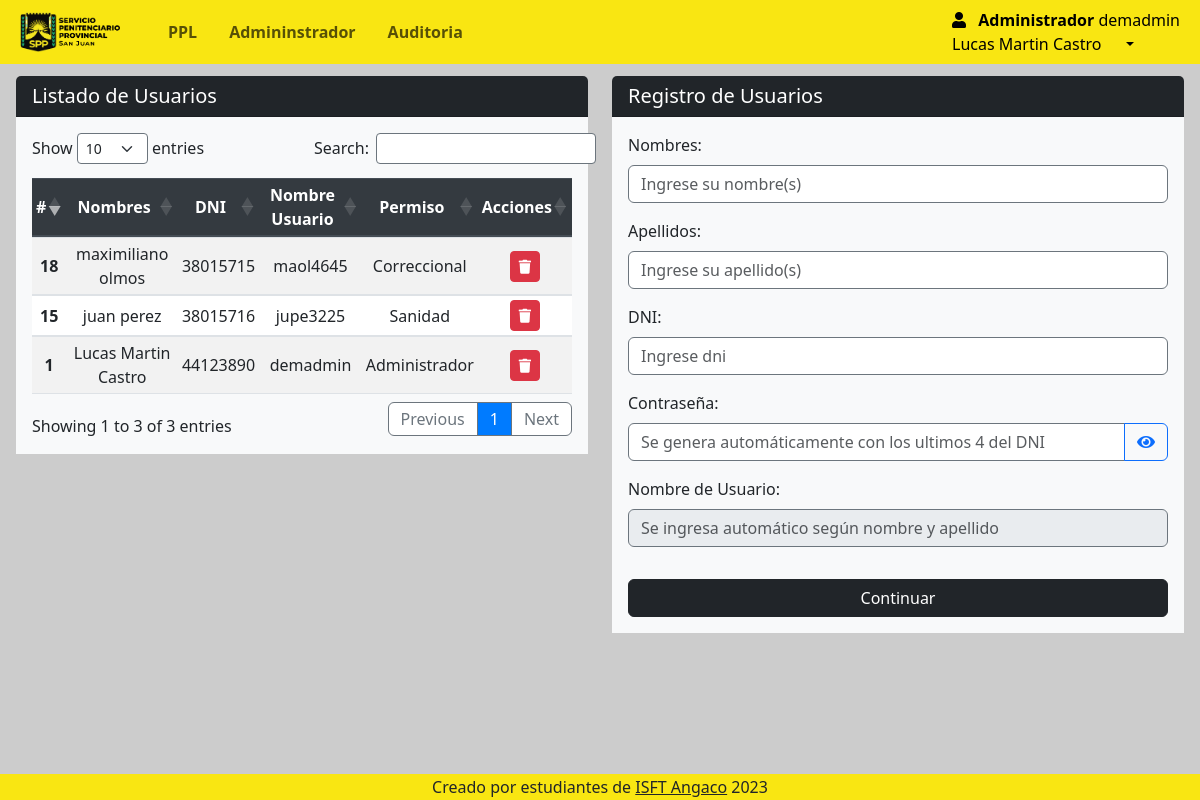
Page /Views/admin/admin_index.php (signed in) on the earlier database version.
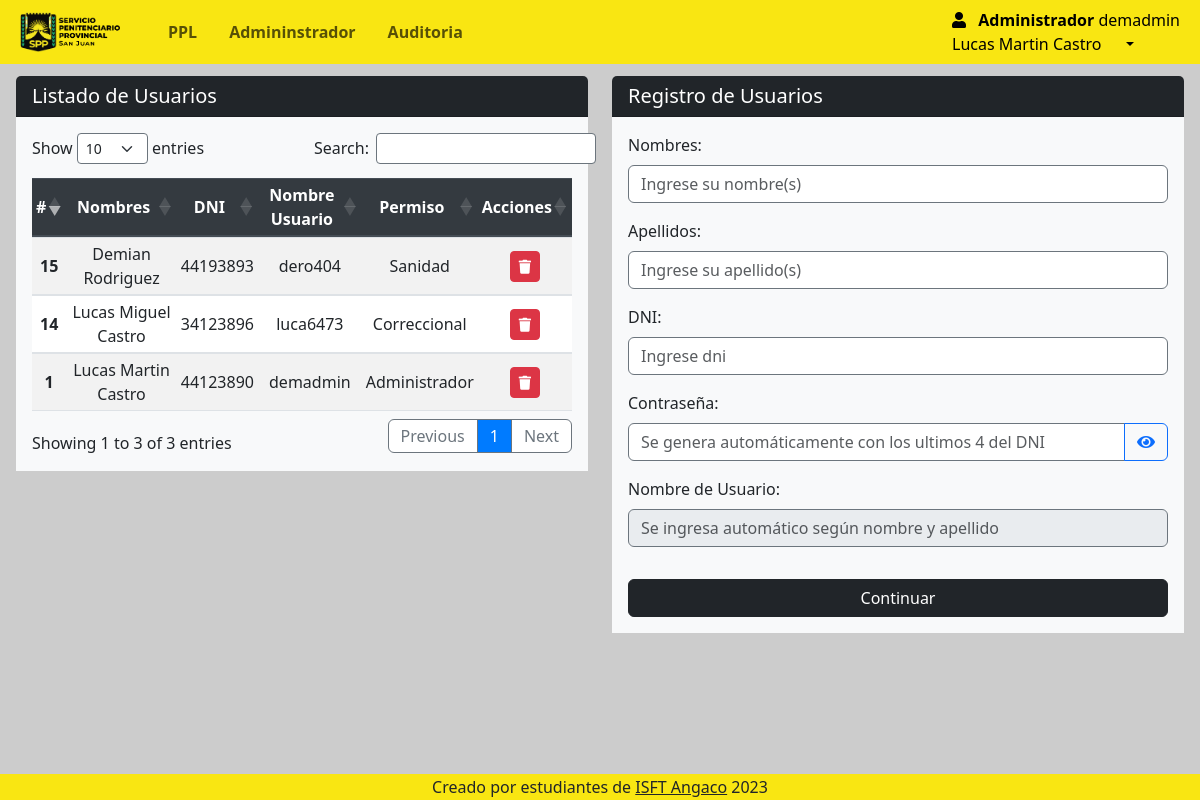
Same page on the later database version.
### tables this page shows
CREATE TABLE `usuarios` (
  `id_usuario` int(11) NOT NULL,
  `id_persona` int(11) NOT NULL,
  `id_rol` int(11) NOT NULL,
  `nombre_usuario` varchar(50) NOT NULL,
  `contrasena` varchar(255) NOT NULL,
  `fecha_creacion` datetime DEFAULT current_timestamp(),
  `activo` tinyint(1) DEFAULT 1
);

CREATE TABLE `persona` (
  `id` int(11) NOT NULL,
  `dni` varchar(9) DEFAULT NULL,
  `apellidos` varchar(50) NOT NULL,
  `nombres` varchar(50) NOT NULL,
  `fechanac` date NOT NULL,
  `edad` int(3) NOT NULL,
  `direccion` varchar(255) NOT NULL DEFAULT 'Sin dirección',
  `genero` varchar(50) NOT NULL,
  `estadocivil` varchar(50) NOT NULL,
  `educacion` int(11) DEFAULT NULL,
  `estado` varchar(150) NOT NULL DEFAULT 'Activo'
);

CREATE TABLE `rol` (
  `id_rol` int(11) NOT NULL,
  `nombre_rol` varchar(50) NOT NULL
);

### Views/admin/admin_index.php (the view, shortened to what the changed rows need)
<?php
require 'navbar.php';
require '../../conn/connection.php';
?>
<section class="content mt-3">
    <div class="row">
        <div class="col mx-3">
            <div class="row">
                <div class="col">
                    <div class="card rounded-2 border-0">
                        <div class="card-body bg-light">
                            <form id="inscripcionForm" action="" method="post">
                                <table id="example" class="table table-striped table-sm" style="width:100%">
                                    <thead class="thead-dark">
                                        <th>#</th>
                                        <th>Nombres</th>
                                        <th>DNI</th>
                                        <th>Nombre Usuario</th>
                                        <th>Permiso</th>
                                        <th>Acciones</th>
                                    </thead>
                                    <tbody>
                                        <?php
                                        try {
                                            $db = new PDO("mysql:host=$db_host;dbname=$db_name", $db_user, $db_password);
                                            $db->setAttribute(PDO::ATTR_ERRMODE, PDO::ERRMODE_EXCEPTION);
                                            $query = "SELECT u.*, p.nombres, p.apellidos, p.dni, r.nombre_rol AS nombre_rol
                                            FROM usuarios u
                                            JOIN persona p ON u.id_persona = p.id
                                            JOIN rol r ON u.id_rol = r.id_rol   WHERE u.activo = '1'";
                                            $stmt = $db->prepare($query);
                                            $stmt->execute();
                                            $usuarioss = $stmt->fetchAll(PDO::FETCH_ASSOC);
                                            foreach ($usuarioss as $usuarios) {
                                        ?>
                                                <tr>
                                                    <th scope="row"><?php echo $usuarios['id_usuario'] ?></th>
                                                    <td><?php echo $usuarios['nombres'] . ' ' . $usuarios['apellidos'] ?></td>
                                                    <td><?php echo $usuarios['dni'] ?></td>
                                                    <td><?php echo $usuarios['nombre_usuario'] ?></td>
                                                    <td><?php echo $usuarios['nombre_rol'] ?></td>
                                                    <td class="text-center">
                                                        <div class="btn-group">
                                                            <a href="javascript:eliminar4(<?php echo $usuarios['id_usuario']; ?>)" class="btn btn-danger btn-sm" type="button" title="Borrar">
                                                                <i class="fas fa-trash"></i>
                                                            </a>
                                                        </div>
                                                    </td>
                                                </tr>
                                        <?php
                                            }
                                        } catch (PDOException $e) {
                                            echo "Error: " . $e->getMessage();
                                        }
                                        ?>
                                    </tbody>
                                </table>
                            </form>
                        </div>
                    </div>
                </div>
            </div>
        </div>
    </div>
</section>
<?php require 'footer.php'; ?>

### Views/admin/navbar.php (shortened to what the changed rows need)
<?php
require '../../conn/connection.php';
$id_rol = $_SESSION['id_rol'];
$id_usuario= $_SESSION['id_usuario'];
$query = "SELECT * FROM rol WHERE id_rol = ?";
$stmt = $conexion->prepare($query);
$stmt->bind_param("i", $id_rol);
$stmt->execute();
$result = $stmt->get_result();
if ($result && $result->num_rows > 0) {
  $rol = $result->fetch_assoc();
  $nombre_rol = $rol['nombre_rol'];
} else {
  $nombre_rol = "Usuario Desconocido";
}
?>
<!DOCTYPE html>
<html lang="es">
<head>
  <link rel="stylesheet" href="https://use.fontawesome.com/releases/v5.8.2/css/all.css">
  <link rel="stylesheet" href="../../css/style.css">
  <link href="https://cdn.jsdelivr.net/npm/bootstrap@5.3.2/dist/css/bootstrap.min.css" rel="stylesheet">
  <link rel="stylesheet" href="https://maxcdn.bootstrapcdn.com/bootstrap/4.5.2/css/bootstrap.min.css">
  <link rel="stylesheet" href="https://cdnjs.cloudflare.com/ajax/libs/twitter-bootstrap/5.3.0/css/bootstrap.min.css">
  <link rel="stylesheet" href="https://cdn.datatables.net/1.13.7/css/dataTables.bootstrap5.min.css">
  <link rel="stylesheet" type="text/css" href="https://cdn.datatables.net/1.13.1/css/dataTables.bootstrap5.min.css" />
  <link rel="stylesheet" type="text/css" href="https://cdn.datatables.net/buttons/2.3.3/css/buttons.bootstrap5.min.css" />
  <link rel="stylesheet" href="https://cdn.jsdelivr.net/npm/bootstrap@5.3.0-alpha1/dist/css/bootstrap.min.css" />
  <link rel="stylesheet" href="https://cdnjs.cloudflare.com/ajax/libs/font-awesome/6.2.1/css/all.min.css" />
  <link rel="stylesheet" href="https://cdnjs.cloudflare.com/ajax/libs/font-awesome/5.15.4/css/all.min.css">
</head>
<body>
  <div style="height:60px">
    <nav class="navbar navbar-expand-lg fixed-top my-0 py-0" style="background-color: #f9e612;">
      <div class="container-fluid ml-2 ">
        <div class="collapse navbar-collapse " id="navbarNav">
          <form class="form-inline d-flex justify-content-end">
            <div class="collapse navbar-collapse" id="navbarNav">
              <ul class="navbar-nav">
                <li class="nav-item dropdown">
                  <a class="nav-link dropdown-toggle active" href="#" role="button" data-bs-toggle="dropdown" aria-expanded="false">
                    <span class="mr-3">
                      <b>
                      <?php if (isset($nombre_rol)) : ?>
                        <?php echo $nombre_rol; ?>
                      <?php else : ?>
                        "Usuario Desconocido"
                      <?php endif; ?>
                      </b>
                      <span>
                        <?php if (isset($_SESSION['nombres'])) : ?>
                           <?php
                           $query = "SELECT nombre_usuario FROM usuarios WHERE activo = 1 AND id_usuario = :id_usuario";
                           $stmt = $db->prepare($query);
                           $stmt->bindParam(':id_usuario', $id_usuario, PDO::PARAM_INT);
                           $stmt->execute();
                           $usuario = $stmt->fetch(PDO::FETCH_ASSOC);
                           ?>
                          <?php echo $usuario['nombre_usuario']; ?>
                          <br>
                          <?php echo $_SESSION['nombres']; ?>
                          <?php echo $_SESSION['apellidos']; ?>
                        <?php endif; ?>
                      </span>
                    </span>
                  </a>
                </li>
            </div>
          </form>
        </div>
      </div>
    </nav>
  </div>

Differences in the rows shown:
removed usuarios: id_usuario "18", id_persona.nombres "maximiliano", id_persona.apellidos "olmos", id_persona.dni "38015715", nombre_usuario "maol4645", id_rol.nombre_rol "Correccional"
added usuarios: id_usuario "14", id_persona.nombres "Lucas Miguel", id_persona.apellidos "Castro", id_persona.dni "34123896", nombre_usuario "luca6473", id_rol.nombre_rol "Correccional"
changed usuarios "Sanidad": id_persona.nombres "juan" → "Demian"; id_persona.apellidos "perez" → "Rodriguez"; id_persona.dni "38015716" → "44193893"; nombre_usuario "jupe3225" → "dero404"
